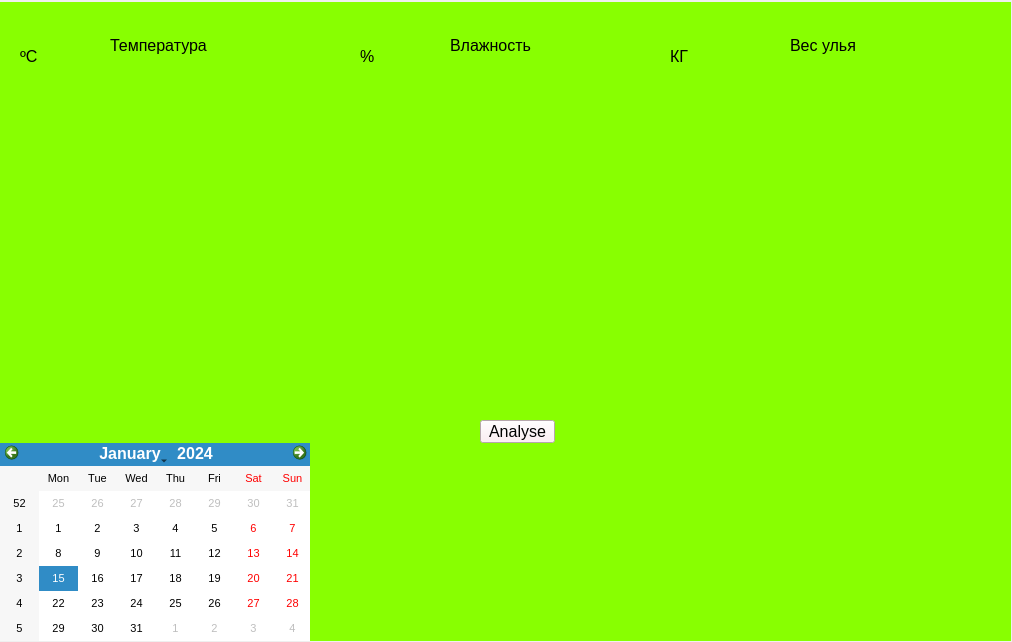
<?xml version="1.0" encoding="UTF-8"?>
<ui version="4.0">
 <class>MainWindow</class>
 <widget class="QMainWindow" name="MainWindow">
  <property name="geometry">
   <rect>
    <x>0</x>
    <y>0</y>
    <width>1012</width>
    <height>642</height>
   </rect>
  </property>
  <property name="font">
   <font>
    <pointsize>12</pointsize>
   </font>
  </property>
  <property name="windowTitle">
   <string>MainWindow</string>
  </property>
  <widget class="QWidget" name="centralwidget">
   <widget class="QLabel" name="label">
    <property name="geometry">
     <rect>
      <x>880</x>
      <y>590</y>
      <width>121</width>
      <height>41</height>
     </rect>
    </property>
    <property name="font">
     <font>
      <pointsize>16</pointsize>
      <weight>75</weight>
      <italic>true</italic>
      <bold>true</bold>
      <underline>true</underline>
      <strikeout>false</strikeout>
     </font>
    </property>
    <property name="text">
     <string/>
    </property>
   </widget>
   <widget class="QCalendarWidget" name="calendarWidget">
    <property name="geometry">
     <rect>
      <x>0</x>
      <y>440</y>
      <width>312</width>
      <height>201</height>
     </rect>
    </property>
    <property name="font">
     <font>
      <pointsize>8</pointsize>
     </font>
    </property>
   </widget>
   <widget class="QCustomPlot" name="widget" native="true">
    <property name="geometry">
     <rect>
      <x>20</x>
      <y>70</y>
      <width>321</width>
      <height>291</height>
     </rect>
    </property>
   </widget>
   <widget class="QCustomPlot" name="widget_2" native="true">
    <property name="geometry">
     <rect>
      <x>360</x>
      <y>70</y>
      <width>291</width>
      <height>291</height>
     </rect>
    </property>
   </widget>
   <widget class="QCustomPlot" name="widget_3" native="true">
    <property name="geometry">
     <rect>
      <x>670</x>
      <y>70</y>
      <width>321</width>
      <height>291</height>
     </rect>
    </property>
   </widget>
   <widget class="QPushButton" name="pushButton">
    <property name="geometry">
     <rect>
      <x>480</x>
      <y>420</y>
      <width>75</width>
      <height>23</height>
     </rect>
    </property>
    <property name="styleSheet">
     <string notr="true">background-color:rgb(255, 234, 241)</string>
    </property>
    <property name="text">
     <string>Analyse</string>
    </property>
   </widget>
   <widget class="QLabel" name="label_2">
    <property name="geometry">
     <rect>
      <x>110</x>
      <y>30</y>
      <width>101</width>
      <height>31</height>
     </rect>
    </property>
    <property name="text">
     <string>Температура</string>
    </property>
   </widget>
   <widget class="QLabel" name="label_3">
    <property name="geometry">
     <rect>
      <x>450</x>
      <y>30</y>
      <width>101</width>
      <height>31</height>
     </rect>
    </property>
    <property name="text">
     <string>Влажность</string>
    </property>
   </widget>
   <widget class="QLabel" name="label_4">
    <property name="geometry">
     <rect>
      <x>790</x>
      <y>30</y>
      <width>101</width>
      <height>31</height>
     </rect>
    </property>
    <property name="text">
     <string>Вес улья</string>
    </property>
   </widget>
   <widget class="QLabel" name="label_5">
    <property name="geometry">
     <rect>
      <x>20</x>
      <y>50</y>
      <width>47</width>
      <height>13</height>
     </rect>
    </property>
    <property name="text">
     <string>ºС</string>
    </property>
   </widget>
   <widget class="QLabel" name="label_6">
    <property name="geometry">
     <rect>
      <x>360</x>
      <y>50</y>
      <width>47</width>
      <height>13</height>
     </rect>
    </property>
    <property name="text">
     <string>%</string>
    </property>
   </widget>
   <widget class="QLabel" name="label_7">
    <property name="geometry">
     <rect>
      <x>670</x>
      <y>50</y>
      <width>47</width>
      <height>13</height>
     </rect>
    </property>
    <property name="text">
     <string>КГ</string>
    </property>
   </widget>
   <widget class="QLabel" name="label_8">
    <property name="geometry">
     <rect>
      <x>290</x>
      <y>360</y>
      <width>47</width>
      <height>13</height>
     </rect>
    </property>
    <property name="text">
     <string>число</string>
    </property>
   </widget>
   <widget class="QLabel" name="label_9">
    <property name="geometry">
     <rect>
      <x>610</x>
      <y>360</y>
      <width>47</width>
      <height>13</height>
     </rect>
    </property>
    <property name="text">
     <string>число</string>
    </property>
   </widget>
   <widget class="QLabel" name="label_10">
    <property name="geometry">
     <rect>
      <x>940</x>
      <y>360</y>
      <width>47</width>
      <height>13</height>
     </rect>
    </property>
    <property name="text">
     <string>число</string>
    </property>
   </widget>
   <widget class="QLabel" name="label_11">
    <property name="geometry">
     <rect>
      <x>0</x>
      <y>2</y>
      <width>1011</width>
      <height>441</height>
     </rect>
    </property>
    <property name="styleSheet">
     <string notr="true">background-color: rgb(136, 255, 1);</string>
    </property>
    <property name="text">
     <string/>
    </property>
   </widget>
   <widget class="QLabel" name="label_12">
    <property name="geometry">
     <rect>
      <x>310</x>
      <y>440</y>
      <width>701</width>
      <height>201</height>
     </rect>
    </property>
    <property name="styleSheet">
     <string notr="true">background-color: rgb(136, 255, 1);</string>
    </property>
    <property name="text">
     <string/>
    </property>
   </widget>
   <zorder>calendarWidget</zorder>
   <zorder>label_8</zorder>
   <zorder>label_9</zorder>
   <zorder>label_10</zorder>
   <zorder>label_11</zorder>
   <zorder>widget</zorder>
   <zorder>widget_2</zorder>
   <zorder>label_5</zorder>
   <zorder>label_2</zorder>
   <zorder>label_6</zorder>
   <zorder>label_3</zorder>
   <zorder>widget_3</zorder>
   <zorder>label_7</zorder>
   <zorder>label_4</zorder>
   <zorder>label_12</zorder>
   <zorder>label</zorder>
   <zorder>pushButton</zorder>
  </widget>
 </widget>
 <customwidgets>
  <customwidget>
   <class>QCustomPlot</class>
   <extends>QWidget</extends>
   <header>qcustomplot.h</header>
   <container>1</container>
  </customwidget>
 </customwidgets>
 <resources/>
 <connections/>
</ui>
